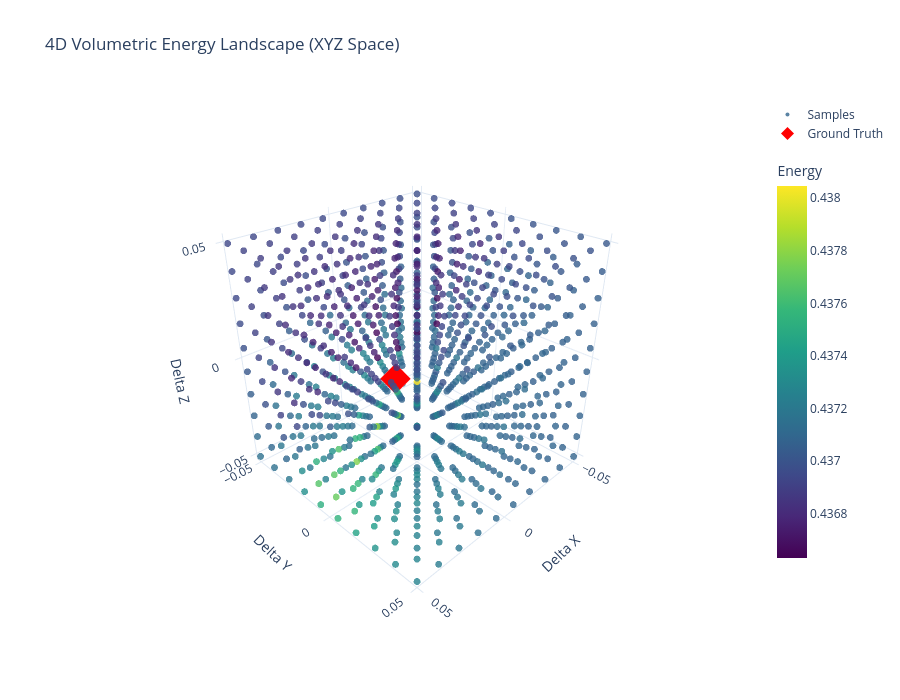

Notebook source saved alongside this figure:
### Code cell
fig3 = go.Figure()

# Add 3D Scatter for all samples
fig3.add_trace(
    go.Scatter3d(
        x=delta_x, y=delta_y, z=delta_z,
        mode='markers',
        marker=dict(
            size=4,
            color=energy,
            colorscale='Viridis',
            opacity=0.8,
            colorbar=dict(title="Energy", len=0.8)
        ),
        hovertemplate="ΔX: %{x:.2f}<br>ΔY: %{y:.2f}<br>ΔZ: %{z:.2f}<br>Energy: %{marker.color:.4f}<extra></extra>",
        name="Samples"
    )
)

# Add Ground Truth marker
fig3.add_trace(
    go.Scatter3d(
        x=[gt_x], y=[gt_y], z=[gt_z],
        mode='markers',
        marker=dict(size=10, color='red', symbol='diamond'),
        name='Ground Truth'
    )
)

fig3.update_layout(
    scene=dict(
        xaxis_title="Delta X",
        yaxis_title="Delta Y",
        zaxis_title="Delta Z",
        camera=dict(eye=dict(x=1.5, y=1.5, z=1.2))
    ),
    height=700, width=900,
    title_text="4D Volumetric Energy Landscape (XYZ Space)",
    template="plotly_white"
)

fig3.show()

### Figure 1 — Plotly figure (JSON) as saved in the notebook; plotly's stock layout.template omitted (floating-point values rounded to 4 significant figures; data arrays with more than 128 entries replaced by an {"elided": "..."} marker saying what was removed)
{"data": [{"hovertemplate": "ΔX: %{x:.2f}<br>ΔY: %{y:.2f}<br>ΔZ: %{z:.2f}<br>Energy: %{marker.color:.4f}<extra></extra>", "marker": {"color": {"elided": "1000 float values"}, "colorbar": {"len": 0.8, "title": {"text": "Energy"}}, "colorscale": [[0, "#440154"], [0.1111, "#482878"], [0.2222, "#3e4989"], [0.3333, "#31688e"], [0.4444, "#26828e"], [0.5556, "#1f9e89"], [0.6667, "#35b779"], [0.7778, "#6ece58"], [0.8889, "#b5de2b"], [1, "#fde725"]], "opacity": 0.8, "size": 4}, "mode": "markers", "name": "Samples", "type": "scatter3d", "x": {"elided": "1000 float values"}, "y": {"elided": "1000 float values"}, "z": {"elided": "1000 float values"}}, {"marker": {"color": "red", "size": 10, "symbol": "diamond"}, "mode": "markers", "name": "Ground Truth", "type": "scatter3d", "x": [0.01366], "y": [0.001291], "z": [-0.002528]}], "layout": {"height": 700, "scene": {"camera": {"eye": {"x": 1.5, "y": 1.5, "z": 1.2}}, "xaxis": {"title": {"text": "Delta X"}}, "yaxis": {"title": {"text": "Delta Y"}}, "zaxis": {"title": {"text": "Delta Z"}}}, "title": {"text": "4D Volumetric Energy Landscape (XYZ Space)"}, "width": 900}}
